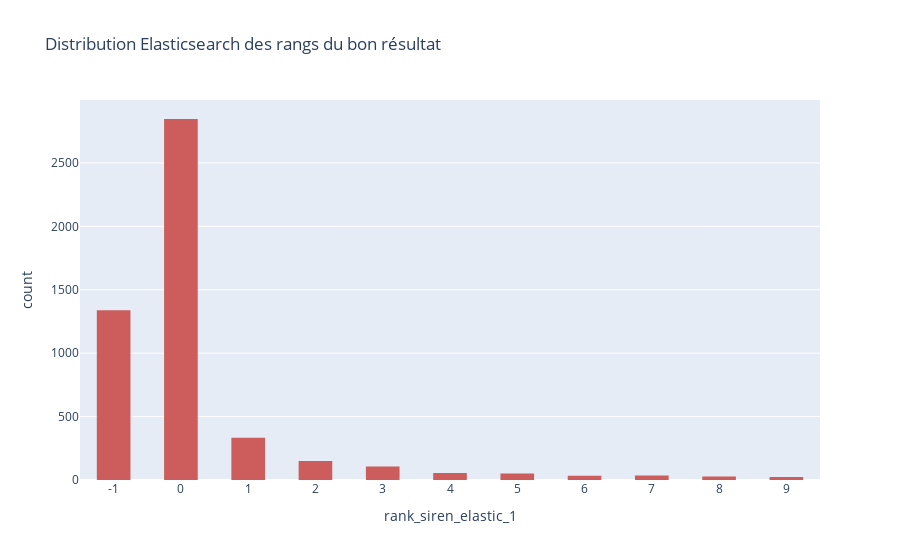

The cell this chart's notebook holds for it:
### Code cell
fig = px.histogram(
    df_test.sort_values(by=[f"rank_siren_elastic_{SEARCH_VERSION}"]),
    x=f"rank_siren_elastic_{SEARCH_VERSION}",
    color_discrete_sequence=["indianred"],
    title="Distribution Elasticsearch des rangs du bon résultat",
)
fig.update_layout(bargap=0.5)
fig.update_xaxes(type="category")
fig.show()
plotly.offline.plot(fig, filename=f"./output/plots/rank_{SEARCH_VERSION}.html")

### Figure 1 — Plotly figure (JSON) as saved in the notebook; plotly's stock layout.template omitted (floating-point values rounded to 4 significant figures; data arrays with more than 128 entries replaced by an {"elided": "..."} marker saying what was removed)
{"data": [{"alignmentgroup": "True", "bingroup": "x", "hovertemplate": "rank_siren_elastic_1=%{x}<br>count=%{y}<extra></extra>", "legendgroup": "", "marker": {"color": "indianred", "pattern": {"shape": ""}}, "name": "", "offsetgroup": "", "orientation": "v", "showlegend": false, "type": "histogram", "x": {"elided": "5000 int values"}, "xaxis": "x", "yaxis": "y"}], "layout": {"autosize": true, "bargap": 0.5, "barmode": "relative", "legend": {"tracegroupgap": 0}, "title": {"text": "Distribution Elasticsearch des rangs du bon résultat"}, "xaxis": {"anchor": "y", "autorange": true, "domain": [0, 1], "range": [-0.5, 10.5], "title": {"text": "rank_siren_elastic_1"}, "type": "category"}, "yaxis": {"anchor": "x", "autorange": true, "domain": [0, 1], "range": [0, 2996.0], "title": {"text": "count"}}}}
